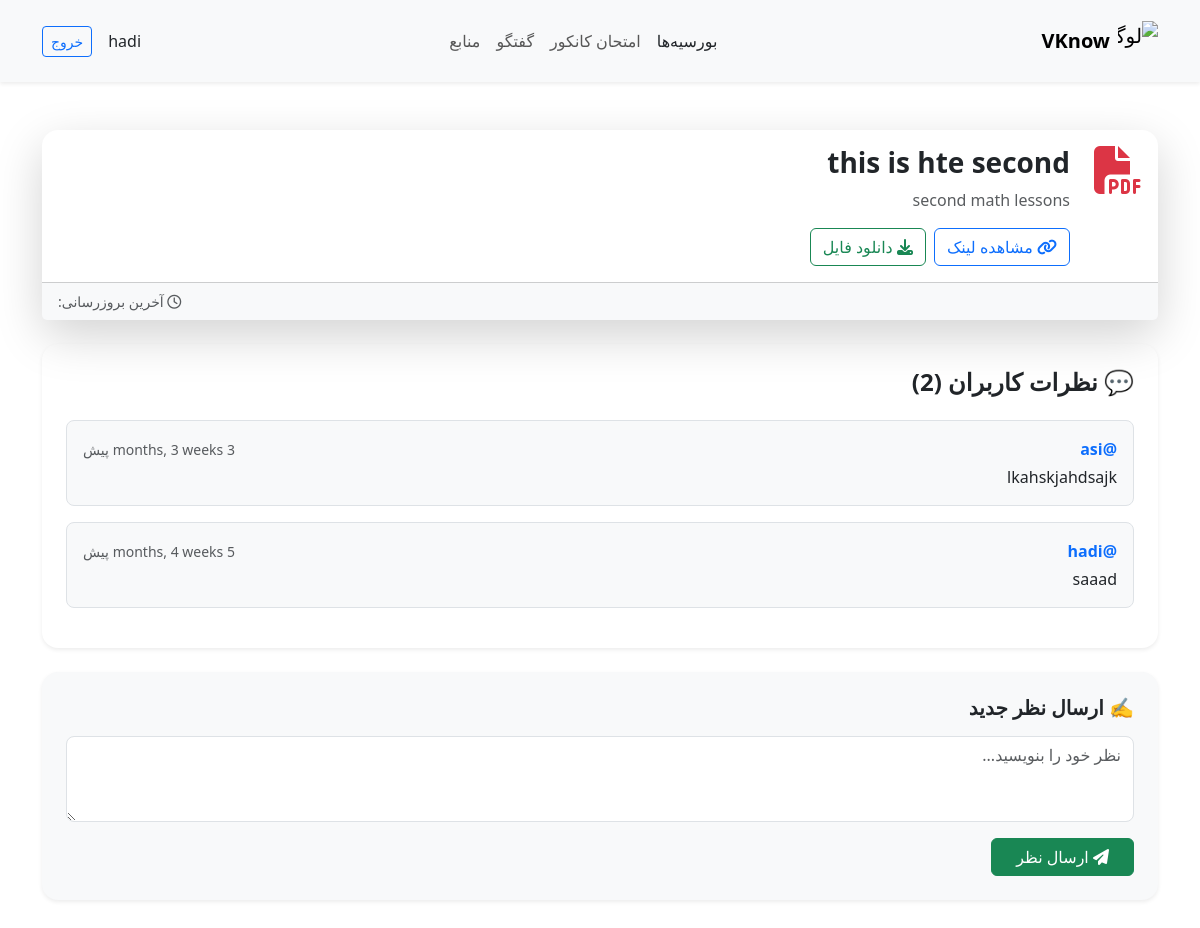
/resources/resources/2/ (signed in), run on the app's committed database.
### resources_app/models.py (models this page shows, shortened)
class ShareResource(models.Model):
    user = models.ForeignKey(User, on_delete=models.CASCADE, verbose_name="کاربر")
    title = models.CharField(max_length=255, verbose_name="عنوان منبع")
    description = models.TextField(blank=True, null=True, verbose_name="توضیحات")
    link = models.URLField(blank=True, null=True, verbose_name="لینک (اختیاری)")
    file = models.FileField(upload_to="shared_resources/", blank=True, null=True, verbose_name="فایل (اختیاری)")
    created_at = models.DateTimeField(auto_now_add=True, verbose_name="تاریخ ایجاد")
    def get_file_icon(self):
        if self.file:
            ext = os.path.splitext(self.file.name)[1].lower()
            return FILE_ICONS.get(ext, "fa-file text-gray-400")
        return "fa-link text-blue-400"

class ResourceComment(models.Model):
    resource = models.ForeignKey(ShareResource, on_delete=models.CASCADE, related_name="comments", verbose_name="منبع")
    user = models.ForeignKey(User, on_delete=models.CASCADE, verbose_name="کاربر")
    content = models.TextField(verbose_name="متن نظر")
    created_at = models.DateTimeField(auto_now_add=True, verbose_name="تاریخ ایجاد")

### resources_app/views.py (the view)
# urls.py: path("resources/<int:pk>/", views.resource_detail, name="resource_detail"),
@login_required
def resource_detail(request, pk):
    resource = get_object_or_404(ShareResource, pk=pk)
    comments = resource.comments.all().order_by('-created_at')
    if request.method == "POST":
        content = request.POST.get("content")
        if content.strip():
            ResourceComment.objects.create(resource=resource, user=request.user, content=content)
        return redirect("resources_app:resource_detail", pk=pk)
    context = {
        "resource": resource,
        "comments": comments,
    }
    return render(request, "resources_app/pages/resource_detail.html", context)

### resources_app/templates/resources_app/pages/resource_detail.html (shortened to what this page needs)
{% include 'includes/header.html' %}
{% block content %}
<div class="container py-5">
  <div class="card border-0 shadow-lg rounded-4 mb-4">
    <div class="card-body d-flex flex-column flex-md-row align-items-start gap-4">
      <div class="text-center text-md-start">
        <i class="fa-solid {{ resource.get_file_icon }} text-primary fa-3x"></i>
      </div>
      <div class="flex-grow-1">
        <h3 class="fw-bold mb-2">{{ resource.title }}</h3>
        <p class="text-muted mb-3">{{ resource.description|default:"بدون توضیحات" }}</p>
        <div class="d-flex flex-wrap gap-2">
          {% if resource.link %}
          <a href="{{ resource.link }}" target="_blank" class="btn btn-outline-primary">
            <i class="fa-solid fa-link"></i> مشاهده لینک
          </a>
          {% endif %}
          {% if resource.file %}
          <a href="{{ resource.file.url }}" download class="btn btn-outline-success">
            <i class="fa-solid fa-download"></i> دانلود فایل
          </a>
          {% endif %}
        </div>
      </div>
    </div>
    <div class="card-footer bg-light small text-muted text-end">
      <i class="fa-regular fa-clock"></i> آخرین بروزرسانی: {{ resource.updated_at|date:"Y/m/d H:i" }}
    </div>
  </div>
  <div class="bg-white p-4 shadow-sm rounded-4 mb-4">
    <h4 class="fw-semibold mb-4">
      💬 نظرات کاربران ({{ comments|length }})
    </h4>
    {% if comments %}
      {% for comment in comments %}
      <div class="border rounded-3 p-3 mb-3 bg-light">
        <div class="d-flex justify-content-between align-items-center mb-1">
          <strong class="text-primary">@{{ comment.user.username }}</strong>
          <small class="text-muted">{{ comment.created_at|timesince }} پیش</small>
        </div>
        <p class="mb-0">{{ comment.content }}</p>
      </div>
      {% endfor %}
    {% else %}
      <p class="text-muted">هنوز نظری ثبت نشده است. اولین نفر باشید!</p>
    {% endif %}
  </div>
  {% if user.is_authenticated %}
  <div class="bg-light p-4 rounded-4 shadow-sm">
    <h5 class="fw-semibold mb-3">✍️ ارسال نظر جدید</h5>
    <form method="post">
      <div class="mb-3">
        <textarea name="content" rows="3" class="form-control rounded-3" placeholder="نظر خود را بنویسید..." required></textarea>
      </div>
      <button type="submit" class="btn btn-success px-4">
        <i class="fa-solid fa-paper-plane"></i> ارسال نظر
      </button>
    </form>
  </div>
  {% else %}
  <div class="alert alert-warning mt-4" role="alert">
    <i class="fa-solid fa-user-lock"></i> برای ارسال نظر باید ابتدا وارد حساب کاربری خود شوید.
  </div>
  {% endif %}
</div>
{% endblock %}

### templates/includes/header.html (shortened to what this page needs)
{% include 'includes/base.html' %} {% load static %} {% block content %}
<nav
  class="navbar navbar-expand-lg navbar-light bg-light shadow-sm sticky-top d-none d-lg-flex"
>
  <div class="container py-2">
    <a class="navbar-brand d-flex align-items-center" href="">
      <img
        src="{% static 'images/logo.png' %}"
        alt="لوگو"
        width="40"
        height="40"
        class="me-2 img-fluid"
      />
      <span class="fw-bold">VKnow</span>
    </a>
    <ul class="navbar-nav mx-auto">
      <li class="nav-item">
        <a
          class="nav-link {% if request.resolver_match.url_name == 'scholarships_page' %}text-primary fw-semibold{% else %}text-dark{% endif %}"
          href="{% url 'scholarship_app:scholarships'%}">
          بورسیه‌ها
        </a>
      </li>
      <li class="nav-item">
        <a class="nav-link" href="{% url 'kankoor_app:kankoor_home'%}">امتحان کانکور</a>
      </li>
      <li class="nav-item">
        <a class="nav-link" href="{% url 'discussion_app:list'%}">گفتگو</a>
      </li>
      <li class="nav-item">
        <a class="nav-link" href="{% url 'resources_app:resources'%}">منابع</a>
      </li>
    </ul>
    <div class="d-flex align-items-center">
      {% if user.is_authenticated %}
      <a href="{% url 'account_app:dashboard' %}"" class="nav-link me-3">
        {{ request.user.username }}
      </a>
      <a href="{% url 'account_app:logout_user' %}" class="btn btn-outline-primary btn-sm">خروج</a>
      {% endif %}
    </div>
  </div>
</nav>
{% endblock content %}

### static/styles.css (style rules this page uses)
body { padding-bottom: 70px; }

### data on the page
ShareResource: title "this is hte second", description "second math lessons"
ResourceComment: user.username "asi", created_at "3 months, 3 weeks", content "lkahskjahdsajk"
ResourceComment: user.username "hadi", created_at "5 months, 4 weeks", content "saaad"

### other printed values
{{ request.user.username }} "hadi"
{{ comments|length }} "2"
